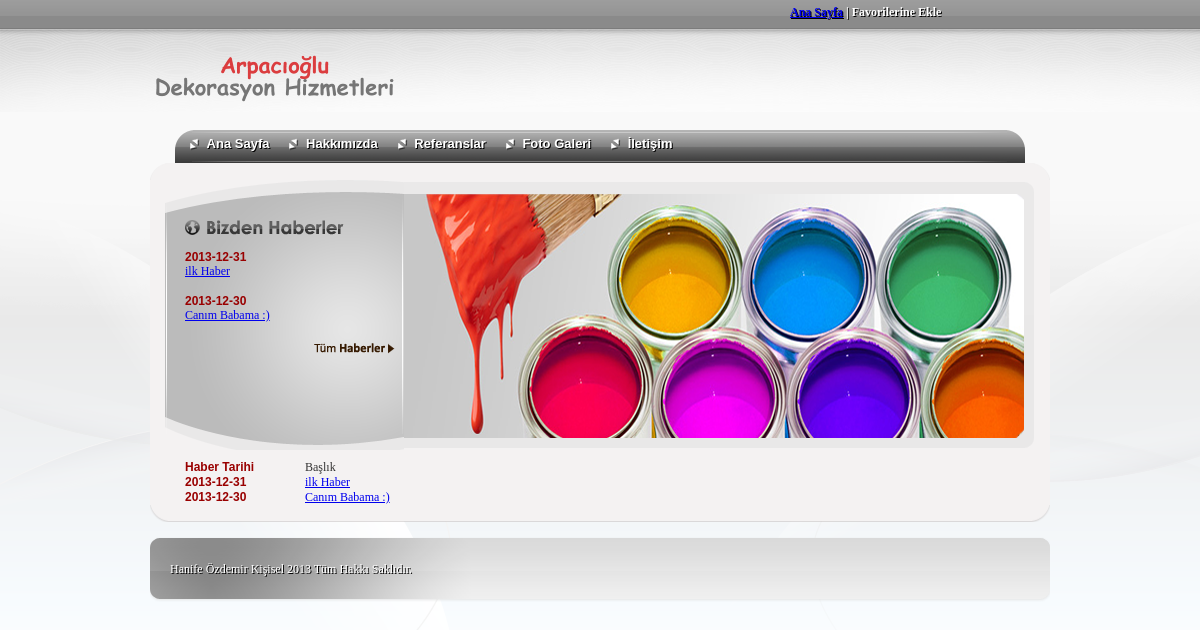
The app's page /haberler.php with its own data.
### tables this page shows
CREATE TABLE IF NOT EXISTS `haberler` (
  `id` int(10) NOT NULL AUTO_INCREMENT,
  `baslik` text NOT NULL,
  `icerik` varchar(9000) NOT NULL,
  `tarih` date NOT NULL,
  `onay` int(2) NOT NULL,
  KEY `id` (`id`)
);

### haberler.php (the view, shortened to what this page needs)
<html xmlns="http://www.w3.org/1999/xhtml">
<head>
<link href="hanife.css" rel="stylesheet" type="text/css" />
</head>
<body>
<div id="ana">
  <div id="ustmenu"><a href="index.php">Ana Sayfa</a>  |  Favorilerine Ekle</div>
  <div id="logo"><a href="index.php"><img src="images/logo.png" width="250" height="75" /></a></div>
  <div id="menualani">  <div id="menustil"><ul>
										<li><a href="index.php" ><img src="images/isareti.png" border="0" align="left"/>&nbsp;Ana Sayfa</a> </li>
                                        <li><a href="hakkimizda.php" ><img src="images/isareti.png" border="0" align="left"/>&nbsp;Hakkımızda</a> </li>
                                        <li><a href="referanslar.php" ><img src="images/isareti.png" border="0" align="left"/>&nbsp;Referanslar</a> </li>
                                        <li><a href="fotogaleri.php" ><img src="images/isareti.png" border="0" align="left"/>&nbsp;Foto Galeri</a> </li>
                                       <li><a href="iletisim.php" ><img src="images/isareti.png" border="0" align="left"/>&nbsp;İletişim</a> </li>
  </ul></div></div>
  <div id="icust"></div>
  <div id="icorta">
  <div id="bizdenhaberler">
    <div id="bizdenic"></div>
   	<? include("baglan.php");
	$sql="select * from haberler ORDER BY  tarih DESC limit 2 ";
	$habersql=mysql_query($sql);
	while($haber=mysql_fetch_array($habersql))
	{
	?>
        <div id="habericerikyazi" style="color:#990000; font-family:Arial, Helvetica, sans-serif; margin-top:15px; font-weight:bold;"><?=$haber["tarih"];?></div>
    <div id="habericerikyazi"><a href="haberdetay.php?id=<?=$haber["id"];?>"><?=$haber["baslik"];?></a></div>
    <?}?>
    <div align="right" style="width:230px; margin-bottom:10px; margin-top:20px; float:left; margin-right:10px;"><a href="haberler.php"><img src="images/tumhaberler.png" width="81" height="11" /></a></div>
  </div>
  <div id="banner"><img src="images/banner_03.png" /></div>
  <div id="icyazi">
   <div style="width:850px;"><div id="habericerikyazi" style="color:#990000; font-family:Arial, Helvetica, sans-serif; font-weight:bold;width:80px;">Haber Tarihi</div>
    <div id="habericerikyazi" style="width:650px; float:left;">Başlık</div></div>
   	<?
	$sql="select * from haberler ORDER BY  tarih DESC limit 2 ";
	$habersql=mysql_query($sql);
	while($haber=mysql_fetch_array($habersql))
	{
	?>
       <div style="width:850px;"><div id="habericerikyazi" style="color:#990000; font-family:Arial, Helvetica, sans-serif; font-weight:bold;width:80px;"><?=$haber["tarih"];?></div>
    <div id="habericerikyazi" style="width:650px; float:left;"><a href="haberdetay.php?id=<?=$haber["id"];?>"><?=$haber["baslik"];?></a></div></div>
    <?}?>
  </div>
  </div>
  <div id="icalt"></div>
  <div id="alt"><div id="altyazi">Hanife Özdemir Kişisel 2013 Tüm Hakkı Saklıdır.</div></div>
</div>
</body>
</html>

### hanife.css (style rules this page uses)
body { margin:0px; background-color: #FFFFFF; background-image: url(images/bg.png); background-repeat: repeat-x; }
#ustmenu { font-family: "Trebuchet MS"; font-size: 12px; color: #FFFFFF; float: left; width: 260px; margin-left: 640px; font-weight: bold; margin-top: 5px; margin-bottom: 5px; text-shadow:#000000 1px 1px 0px; }
#logo { float: left; height: 75px; width: 250px; margin-top: 15px; margin-bottom: 15px; margin-right: 650px; }
#bizdenhaberler { background-image: url(images/banner_01.png); background-repeat: no-repeat; float: left; height: 270px; width: 238px; margin-left: 10px; }
#menualani { background-image: url(images/menubg.png); background-repeat: no-repeat; float: left; height: 33px; width: 900px; }
#icust { background-image: url(images/icsayfa_01.png); background-repeat: no-repeat; float: left; height: 17px; width: 900px; }
#icorta { background-image: url(images/icsayfa_03.png); background-repeat: repeat-y; float: left; width: 890px; padding-right: 5px; padding-left:5px; }
#banner { float: left; height: 270px; width: 632px; }
#icalt { background-image: url(images/icsayfa_05.png); background-repeat: no-repeat; float: left; height: 17px; width: 900px; }
#alt { background-image: url(images/altbg.png); background-repeat: no-repeat; float: left; height: 65px; width: 900px; margin-top: 15px; }
#bizdenic { background-image: url(images/bizdenhaberler.png); background-repeat: no-repeat; float: left; height: 15px; width: 200px; margin-top: 40px; margin-left: 20px; margin-right: 18px; }
#icyazi { font-family: "Trebuchet MS"; font-size: 12px; color: #333333; float: left; width: 880px; padding:10px; padding-bottom:0px; }
#ana { width: 900px; margin-right: auto; margin-left: auto; }
#menustil ul { margin: 0; height:33px; margin-left:30px; width:900px; padding-left:0px; font: bold 13px Arial; }
#menustil ul li { display: inline; width:900px; margin:0px; }
#menustil ul li a { float: left; color: white; padding-left:10px; padding-right:10px; line-height:28px; text-decoration: none; text-shadow:#000000 1px 1px 0px; }
#habericerikyazi { float: left; width: 200px; margin-left: 20px; margin-right:20px; font-family:"Trebuchet MS"; color:#343434; font-size:12px; }
#altyazi { font-family: "Trebuchet MS"; font-size: 12px; color:#FFFFFF; float: left; width: 300px; margin-top: 25px; margin-left: 20px; text-shadow:#000000 1px 1px 0px; }

### records on screen
haberler: tarih "2013-12-31", baslik "ilk Haber"
haberler: tarih "2013-12-30", baslik "Canım Babama :)"
